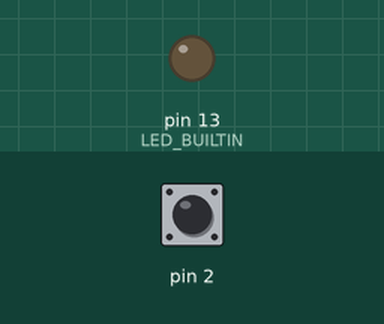
Recording of a sketch running on a simulated Arduino Uno, built with avr-gcc and run on an emulated ATmega328P. On the bench: output pins drawn as LEDs (lit = HIGH). Dashed ring = blinking. The inputs (shaded band) are chosen by the test bench; at power-on: pin 2 HIGH.

Above: at 1.2 s.
1.3 s: pin 2 pulled LOW for 1 s
At 1.38 s:
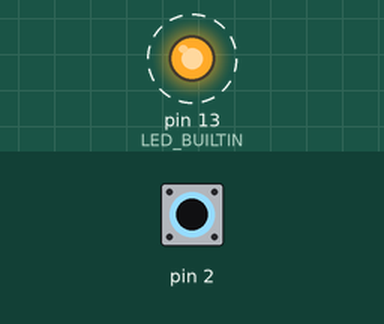
4.3 s: pin 2 pulled LOW for 3.2 s
At 8.1 s:
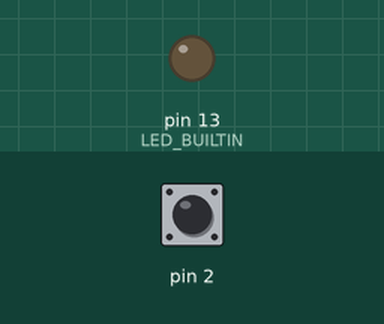
Timing chart, 0 to 9.6 s (numbered marks = the images above; inputs shaded):
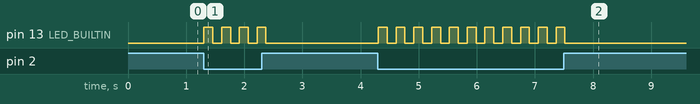

Measured:
- after the input at 1.3 s, pin 13 (LED_BUILTIN): alternates HIGH for 0.15 s and LOW for 0.15 s, 8 changes in all, then stays LOW, starting at once
- after the input at 4.3 s, pin 13 (LED_BUILTIN): alternates HIGH for 0.15 s and LOW for 0.15 s, 22 changes in all, then stays LOW, starting at once

The sketch:

main.ino
```cpp
/*
 * Example of a Arduino interruption and RTOS Binary Semaphore
 * https://www.freertos.org/Embedded-RTOS-Binary-Semaphores.html
 */


// Include Arduino FreeRTOS library
#include <Arduino_FreeRTOS.h>

// Include semaphore supoport
#include <semphr.h>

/*
 * Declaring a global variable of type SemaphoreHandle_t
 *
 */
SemaphoreHandle_t interruptSemaphore;

void setup() {

  // Configure pin 2 as an input and enable the internal pull-up resistor
  pinMode(2, INPUT_PULLUP);

 // Create task for Arduino led
  xTaskCreate(TaskLed, // Task function
              "Led", // Task name
              128, // Stack size
              NULL,
              0, // Priority
              NULL );

  /**
   * Create a binary semaphore.
   * https://www.freertos.org/xSemaphoreCreateBinary.html
   */
  interruptSemaphore = xSemaphoreCreateBinary();
  if (interruptSemaphore != NULL) {
    // Attach interrupt for Arduino digital pin
    attachInterrupt(digitalPinToInterrupt(2), interruptHandler, LOW);
  }


}

void loop() {}


/**
this is a dummy function, just to fitting `attachInterrupt` signature
in javascript this function should be a lambda
*/
void interruptHandler() {
  /**
   * Give semaphore in the interrupt handler
   * https://www.freertos.org/a00124.html
   */
  // release semaphore
  xSemaphoreGiveFromISR(interruptSemaphore, NULL);
}


/*
 * Led task.
 */
void TaskLed(void *pvParameters)
{
  (void) pvParameters;

  pinMode(LED_BUILTIN, OUTPUT);

  for (;;) {

    /**
     * Take the semaphore.
     * https://www.freertos.org/a00122.html
     */
    if (xSemaphoreTake(interruptSemaphore, portMAX_DELAY) == pdPASS) {
      digitalWrite(LED_BUILTIN, !digitalRead(LED_BUILTIN));
    }

    // xSemaphoreGive is intended omitted, because this function is supposed to solely take care of the LED blinking
    vTaskDelay(10);
  }
}
```
